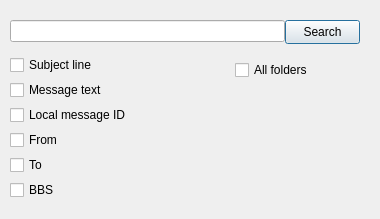
<?xml version="1.0" encoding="UTF-8"?>
<ui version="4.0">
 <class>Dialog</class>
 <widget class="QDialog" name="Dialog">
  <property name="geometry">
   <rect>
    <x>0</x>
    <y>0</y>
    <width>380</width>
    <height>219</height>
   </rect>
  </property>
  <property name="windowTitle">
   <string>Search</string>
  </property>
  <widget class="QLineEdit" name="c_search_text">
   <property name="geometry">
    <rect>
     <x>10</x>
     <y>20</y>
     <width>275</width>
     <height>22</height>
    </rect>
   </property>
  </widget>
  <widget class="QPushButton" name="c_search">
   <property name="geometry">
    <rect>
     <x>285</x>
     <y>20</y>
     <width>75</width>
     <height>24</height>
    </rect>
   </property>
   <property name="text">
    <string>Search</string>
   </property>
  </widget>
  <widget class="QCheckBox" name="c_subject_line">
   <property name="geometry">
    <rect>
     <x>10</x>
     <y>55</y>
     <width>125</width>
     <height>20</height>
    </rect>
   </property>
   <property name="text">
    <string>Subject line</string>
   </property>
  </widget>
  <widget class="QCheckBox" name="c_message_text">
   <property name="geometry">
    <rect>
     <x>10</x>
     <y>80</y>
     <width>125</width>
     <height>20</height>
    </rect>
   </property>
   <property name="text">
    <string>Message text</string>
   </property>
  </widget>
  <widget class="QCheckBox" name="c_local_message_id">
   <property name="geometry">
    <rect>
     <x>10</x>
     <y>105</y>
     <width>125</width>
     <height>20</height>
    </rect>
   </property>
   <property name="text">
    <string>Local message ID</string>
   </property>
  </widget>
  <widget class="QCheckBox" name="c_from">
   <property name="geometry">
    <rect>
     <x>10</x>
     <y>130</y>
     <width>125</width>
     <height>20</height>
    </rect>
   </property>
   <property name="text">
    <string>From</string>
   </property>
  </widget>
  <widget class="QCheckBox" name="c_to">
   <property name="geometry">
    <rect>
     <x>10</x>
     <y>155</y>
     <width>125</width>
     <height>20</height>
    </rect>
   </property>
   <property name="text">
    <string>To</string>
   </property>
  </widget>
  <widget class="QCheckBox" name="c_bbs">
   <property name="geometry">
    <rect>
     <x>10</x>
     <y>180</y>
     <width>125</width>
     <height>20</height>
    </rect>
   </property>
   <property name="text">
    <string>BBS</string>
   </property>
  </widget>
  <widget class="QCheckBox" name="c_all_folders">
   <property name="geometry">
    <rect>
     <x>235</x>
     <y>60</y>
     <width>125</width>
     <height>20</height>
    </rect>
   </property>
   <property name="text">
    <string>All folders</string>
   </property>
  </widget>
 </widget>
 <resources/>
 <connections/>
</ui>
